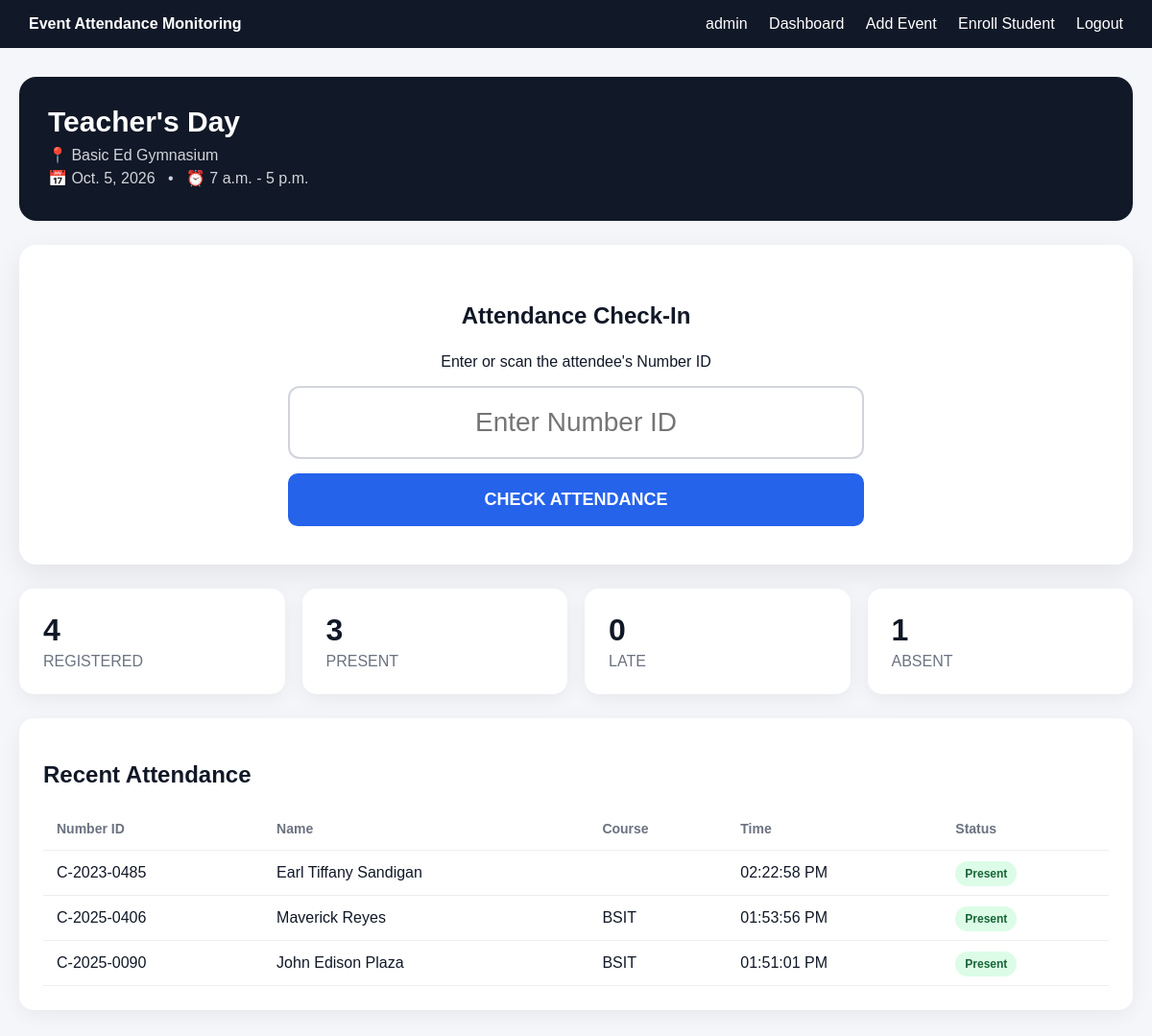
The app's page / (signed in) with its own data.
### attendance/models.py (models this page shows, shortened)
class Event(models.Model):
    name = models.CharField(max_length=200)
    description = models.TextField(blank=True)
    location = models.CharField(max_length=200)
    date = models.DateField()
    start_time = models.TimeField()
    end_time = models.TimeField()
    created_by = models.ForeignKey(
        User,
        on_delete=models.SET_NULL,
        null=True,
        blank=True,
    )
    created_at = models.DateTimeField(auto_now_add=True)

class Attendance(models.Model):
    STATUS_CHOICES = [
        ("Present", "Present"),
        ("Late", "Late"),
        ("Absent", "Absent"),
    ]
    event = models.ForeignKey(Event, on_delete=models.CASCADE)
    attendee = models.ForeignKey(Attendee, on_delete=models.CASCADE)
    check_in = models.DateTimeField(null=True, blank=True)
    check_out = models.DateTimeField(null=True, blank=True)
    status = models.CharField(
        max_length=20,
        choices=STATUS_CHOICES,
        default="Absent",
    )
    class Meta:
        constraints = [
            models.UniqueConstraint(
                fields=["event", "attendee"],
                name="unique_event_attendee",
            )
        ]

class Attendee(models.Model):
    number_id = models.CharField(max_length=50, unique=True)
    first_name = models.CharField(max_length=100)
    last_name = models.CharField(max_length=100)
    email = models.EmailField(blank=True)
    course = models.CharField(max_length=100, blank=True)
    year_level = models.CharField(max_length=50, blank=True)

### attendance/views.py (the view)
# urls.py: path("", views.dashboard, name="dashboard"),
@login_required
def dashboard(request):
    event = Event.objects.order_by("-date", "-start_time").first()
    if not event:
        return render(
            request,
            "attendance/dashboard.html",
            {"event": None},
        )
    total_registered = Attendee.objects.count()
    total_present = Attendance.objects.filter(
        event=event,
        status="Present",
    ).count()
    total_late = Attendance.objects.filter(
        event=event,
        status="Late",
    ).count()
    total_checked_in = Attendance.objects.filter(
        event=event,
        check_in__isnull=False,
    ).count()
    total_absent = max(total_registered - total_checked_in, 0)
    recent_attendance = (
        Attendance.objects
        .filter(event=event, check_in__isnull=False)
        .select_related("attendee")
        .order_by("-check_in")[:10]
    )
    return render(
        request,
        "attendance/dashboard.html",
        {
            "event": event,
            "total_registered": total_registered,
            "total_present": total_present,
            "total_late": total_late,
            "total_absent": total_absent,
            "recent_attendance": recent_attendance,
        },
    )

### attendance/templates/attendance/dashboard.html (shortened to what this page needs)
{% extends "attendance/base.html" %}
{% block content %}
<div class="dashboard">
{% if event %}
    <div class="event-header">
        <h1>{{ event.name }}</h1>
        <p>📍 {{ event.location }}</p>
        <p>
            📅 {{ event.date }}
            &nbsp; • &nbsp;
            ⏰ {{ event.start_time }} - {{ event.end_time }}
        </p>
    </div>
    <div class="scanner-card">
        <h2>Attendance Check-In</h2>
        <p>Enter or scan the attendee's Number ID</p>
        <form id="attendanceForm">
            <input
                type="text"
                id="numberId"
                class="id-input"
                placeholder="Enter Number ID"
                autocomplete="off"
                autofocus
                required
            >
            <button class="check-button" type="submit">
                CHECK ATTENDANCE
            </button>
        </form>
    </div>
    <div class="stats">
        <div class="stat">
            <div class="stat-number">{{ total_registered }}</div>
            <div class="stat-label">REGISTERED</div>
        </div>
        <div class="stat">
            <div class="stat-number" id="presentCount">{{ total_present }}</div>
            <div class="stat-label">PRESENT</div>
        </div>
        <div class="stat">
            <div class="stat-number">{{ total_late }}</div>
            <div class="stat-label">LATE</div>
        </div>
        <div class="stat">
            <div class="stat-number" id="absentCount">{{ total_absent }}</div>
            <div class="stat-label">ABSENT</div>
        </div>
    </div>
    <div class="recent">
        <h2>Recent Attendance</h2>
        <table>
            <thead>
                <tr>
                    <th>Number ID</th>
                    <th>Name</th>
                    <th>Course</th>
                    <th>Time</th>
                    <th>Status</th>
                </tr>
            </thead>
            <tbody id="attendanceTable">
                {% for record in recent_attendance %}
                <tr>
                    <td>{{ record.attendee.number_id }}</td>
                    <td>
                        {{ record.attendee.first_name }}
                        {{ record.attendee.last_name }}
                    </td>
                    <td>{{ record.attendee.course }}</td>
                    <td>{{ record.check_in|date:"h:i:s A" }}</td>
                    <td>
                        <span class="badge badge-present">
                            {{ record.status }}
                        </span>
                    </td>
                </tr>
                {% empty %}
                <tr id="emptyRow">
                    <td colspan="5">No attendance recorded yet.</td>
                </tr>
                {% endfor %}
            </tbody>
        </table>
    </div>
{% else %}
    <div class="scanner-card">
        <h2>No Event Available</h2>
        <p>Please create an event first in the Django admin.</p>
    </div>
{% endif %}
</div>
{% endblock %}

### attendance/templates/attendance/base.html (shortened to what this page needs)
{% load static %}
<!DOCTYPE html>
<html lang="en">
<head>
</head>
<body>
<nav>
    <strong>Event Attendance Monitoring</strong>
    <div>
        {% if user.is_authenticated %}
            <span>{{ user.username }}</span>
            <a href="{% url 'dashboard' %}">Dashboard</a>
            <a href="{% url 'add_event' %}">Add Event</a>
            <a href="{% url 'enroll_student' %}">Enroll Student</a>
            <form method="post"
                  action="{% url 'logout' %}"
                  style="display:inline;margin-left:18px;">
                <button
                    type="submit"
                    style="background:none;border:0;color:white;cursor:pointer;font:inherit;padding:0;"
                >
                    Logout
                </button>
            </form>
        {% endif %}
    </div>
</nav>
<div class="container">
    {% block content %}
    {% endblock %}
</div>
</body>
</html>

### attendance/templates/attendance/base.html (style rules this page uses)
* { box-sizing: border-box; }
body { margin: 0; font-family: Arial, sans-serif; background: #f4f6f9; color: #111827; }
nav { background: #111827; padding: 16px 30px; color: white; display: flex; justify-content: space-between; align-items: center; }
nav a { color: white; text-decoration: none; margin-left: 18px; }
.container { max-width: 1200px; margin: 30px auto; padding: 0 20px; }

### attendance/templates/attendance/dashboard.html (style rules this page uses)
.dashboard { max-width: 1200px; margin: auto; }
.event-header { background: #111827; color: white; padding: 30px; border-radius: 18px; margin-bottom: 25px; }
.event-header h1 { margin: 0 0 8px; font-size: 30px; }
.event-header p { margin: 5px 0; color: #d1d5db; }
.scanner-card { background: white; border-radius: 18px; padding: 40px; text-align: center; box-shadow: 0 10px 30px rgba(0,0,0,.08); }
.scanner-card h2 { font-size: 24px; margin-bottom: 25px; }
.id-input { width: 100%; max-width: 600px; padding: 20px; font-size: 28px; text-align: center; border: 2px solid #d1d5db; border-radius: 12px; outline: none; }
.check-button { margin-top: 15px; width: 100%; max-width: 600px; padding: 17px; border: none; border-radius: 10px; background: #2563eb; color: white; font-size: 18px; font-weight: bold; cursor: pointer; }
.stats { display: grid; grid-template-columns: repeat(4, 1fr); gap: 18px; margin-top: 25px; }
.stat { background: white; padding: 25px; border-radius: 15px; box-shadow: 0 5px 20px rgba(0,0,0,.06); }
.stat-number { font-size: 32px; font-weight: bold; }
.stat-label { color: #6b7280; margin-top: 5px; }
.recent { background: white; margin-top: 25px; border-radius: 15px; padding: 25px; box-shadow: 0 5px 20px rgba(0,0,0,.06); }
table { width: 100%; border-collapse: collapse; }
th, td { padding: 14px; text-align: left; border-bottom: 1px solid #eee; }
th { color: #6b7280; font-size: 14px; }
.badge { padding: 6px 10px; border-radius: 20px; font-size: 12px; font-weight: bold; }
.badge-present { background: #dcfce7; color: #166534; }

### records on screen
Event: name "Teacher's Day", location "Basic Ed Gymnasium", date "Oct. 5, 2026", start_time "7 a.m.", end_time "5 p.m."
Attendance: attendee.number_id "C-2023-0485", attendee.first_name "Earl Tiffany", attendee.last_name "Sandigan", check_in "02:22:58 PM", status "Present"
Attendance: attendee.number_id "C-2025-0406", attendee.first_name "Maverick", attendee.last_name "Reyes", attendee.course "BSIT", check_in "01:53:56 PM", status "Present"
Attendance: attendee.number_id "C-2025-0090", attendee.first_name "John Edison", attendee.last_name "Plaza", attendee.course "BSIT", check_in "01:51:01 PM", status "Present"

### other values on screen
{{ user.username }} "admin"
{{ total_registered }} "4"
{{ total_present }} "3"
{{ total_late }} "0"
{{ total_absent }} "1"
